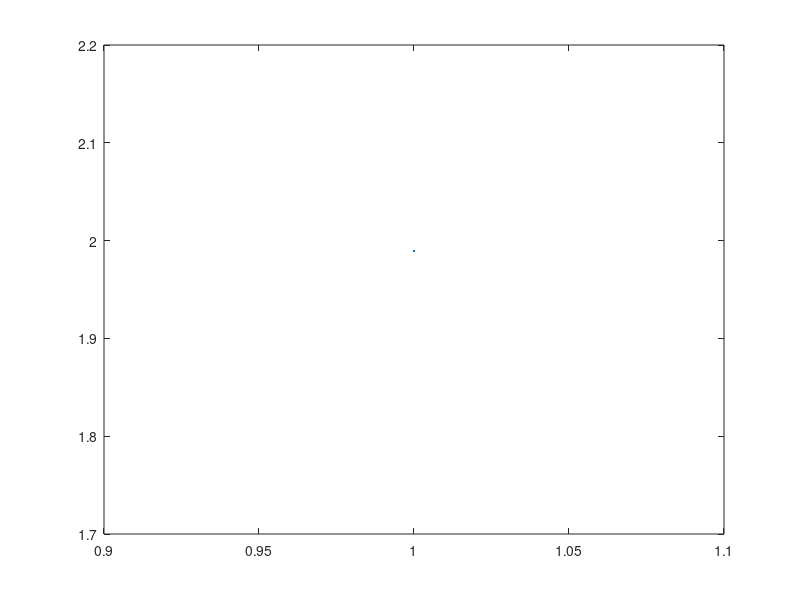

Source code (MATLAB): (Note: this script raises an error after producing the figure.)
%%reto#3 bioinstrumentacion MATLAB 2016
%bioingenieria
%integrantes: Tinoco Nataly_Mojica Paula
disp ('BIENVENIDOS')
disp ('BASE DE DATOS DEL CENTRO DEPORTIVO,solo estan estos deportes (ciclismo,gimnasia,rugby,baloncesto,remo, futbol,natacion,tenis,golf,pesas )')
disp('ingrese los siguientes datos:' );
%datos, es la tabla de datos obtenidos del deportista
datos={'Codigo','Nombre ','Deporte ','Edad',' Peso ',' Talla ',' P. Triceps ','P. subescapular ','P. suprailiaico','P. Abdominal ','P. Muslo','P. pierna','Peri. Antebrazo','Peri. Brazo','Peri. Muslo','Peri. pierna','% grasa corporal','% masa corporal'};
%A, es la tabla de porcentaje proteico por secciones y estado fisico del deportista 
A={'% en el antebrazo','Reserva Proteica','% en el brazo','Reserva Proteica','% en el muslo','Reserva Proteica','% en la Pierna','Reserva Proteica','Estado Fisico'};
n=input('Deme numero de deportistas que desee ingresar a la base de datos: ');
for i=2:1:n+1
datos{i,1}=i-1;
datos {i,2}=input('Ingrese el nombre completo del deportista: ','s');
datos{i,3}=input('Deporte: ','s');
datos{i,4}=input('Edad:  ');
datos{i,5}=input('Peso: ');
datos{i,6}=input('Talla: ');
datos{i,7}=input('Pliegue triceps: ');
datos{i,8}=input('Pliegue subescapular: ');
datos{i,9}=input('Pliegue suprailiaico: ');
datos{i,10}=input('Pliegue abdominal: ');
datos{i,11}=input('Pliegue muslo: ');
datos{i,12}=input('Pliegue pierna: ');
datos {i,13}=input('Perimetro de antebrazo: ');
datos{i,14}=input('Perimetro de brazo: ');
datos{i,15}=input('Perimetro de muslo: ');
datos{i,16}=input('Perimetro de pierna: ');
datos{i,17}=input('Porcentaje de grasa corporal: ');
datos{i,18}=input('Porcentaje de masa corporal: ')
% Proteina por secciones del atleta:
%en el antebrazo
antebrazo=(datos{i,13})^2/(4*3.1416);
plot((datos{i,13})^2/(4*3.1416))
A{i,1}=antebrazo;
A{i,2}=llenartabla(antebrazo);
%en el brazo
brazo=(datos{i,14})^2/(4*3.1416);
A{i,3}=brazo;
A{i,4}=llenartabla(brazo);
%en el muslo 
muslo=(datos{i,15})^2/(4*3.1416);
A{i,5}=muslo;
A{i,6}=llenartabla(muslo);
%en la pierna 
pierna=(datos{i,16})^2/(4*3.1416);
 A{i,7}=pierna;
 A{i,8}=llenartabla(pierna);
% estado fisico segun cada deporte 
switch datos{i,3}
   case 'ciclismo'
       if datos{i,18}>=8 && datos{i,18}<=15
       estadofisico='Bueno';
           
       else 
        estadofisico='Malo';
       end 
        
    case 'gimnasia'
        
        if datos{i,18}>=8 && datos{i,18}<=12
           estadofisico='Bueno';
           
       else 
       estadofisico='Malo';
        end 
    case 'futbol'
       if datos{i,18}>=10 && datos{i,18}<=18
        estadofisico='Bueno';
           
       else 
         estadofisico='Malo';
       end 
        
    case 'natacion' 
        
       if datos{i,18}>=10 && datos{i,18}<=18
           estadofisico='Bueno';
       else 
         estadofisico='Malo';
       end 
       
    case 'tenis'
        
       if datos{i,18}>=10 && datos{i,18}<=20
         estadofisico='Bueno';
           
       else 
       estadofisico='Malo';
       end 
        
    case 'golf'
       if datos{i,18}>=12 && datos{i,18}<=20
         estadofisico='Bueno';
           
       else 
       estadofisico='Malo';
       end 
    case 'pesas'
        if datos{i,18}>=10 && datos{i,18}<=20
          estadofisico='Bueno';
           
       else 
       estadofisico='Malo';
        end
        
    case 'rugby' 
       if datos{i,18}>=6 && datos{i,18}<=19
         estadofisico='Bueno';
           
       else 
     estadofisico='Malo';
       end 
        
    case 'baloncesto' 

       if datos{i,18}>=6 && datos{i,18}<=10
          estadofisico='Bueno';
           
       else 
        estadofisico='Malo';
       end
       
      
    case 'remo'
        
         if datos{i,18}>=8 && datos{i,18}<=16
        estadofisico='Bueno';
           
         else 
         estadofisico='Malo';
         end
       
end
 A{i,9}=(estadofisico)
% Peso graso: 
graso=(datos{i,5}*datos{i,17})/100;
% Peso residual:
residual=(datos{i,5}*0.241);
% Peso corporal magro:
magro=datos{i,5}*(100- datos{i,17})/100;
%GRAFICAS
a=[1 2 3 4]; % donde seciones proteicas 1(antebrazo), 2(brazo), 3(muslo),4(pierna)
b=[antebrazo,brazo,muslo,pierna];
subplot(2,2,1),bar(a,b,'r'),title('Grafica de secciones proteicas')
c=[1 2 3];% donde 1(%peso graso), 2(%peso residual),3(%peso corporal magro)
d=[graso residual magro];
subplot(2,2,2),bar(c,d,'g'),title('Grafica de % de grasa')
end 